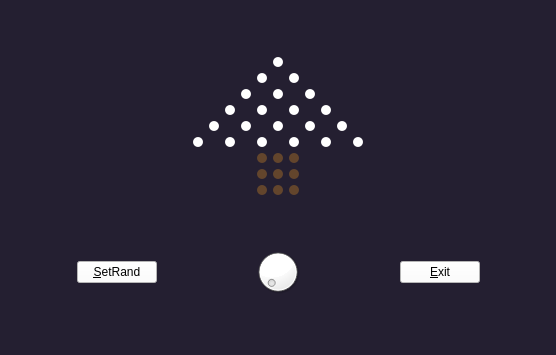
 <widget class="QWidget" name="MyForm">
  <property name="windowModality">
   <enum>Qt::NonModal</enum>
  </property>
  <property name="geometry">
   <rect>
    <x>0</x>
    <y>0</y>
    <width>556</width>
    <height>355</height>
   </rect>
  </property>
  <property name="acceptDrops">
   <bool>false</bool>
  </property>
  <property name="windowTitle">
   <string>Form</string>
  </property>
  <property name="autoFillBackground">
   <bool>false</bool>
  </property>
  <property name="styleSheet">
   <string notr="true">background-color: rgb(36, 31, 49);</string>
  </property>
  <layout class="QVBoxLayout" name="verticalLayout">
   <item>
    <layout class="QHBoxLayout" name="horizontalLayout_2">
     <item>
      <spacer name="horizontalSpacer_5">
       <property name="orientation">
        <enum>Qt::Horizontal</enum>
       </property>
       <property name="sizeHint" stdset="0">
        <size>
         <width>40</width>
         <height>20</height>
        </size>
       </property>
      </spacer>
     </item>
     <item>
      <layout class="QGridLayout" name="gridLayout">
       <item row="0" column="5">
        <widget class="MyQPushButton" name="pushButton_5">
         <property name="sizePolicy">
          <sizepolicy hsizetype="Fixed" vsizetype="Fixed">
           <horstretch>0</horstretch>
           <verstretch>0</verstretch>
          </sizepolicy>
         </property>
         <property name="styleSheet">
          <string notr="true"> background-color: white;
 

 border-radius:5px;

 max-width:10px;
 max-height:10px;
 min-width:10px;
 min-height:10px;</string>
         </property>
         <property name="text">
          <string/>
         </property>
        </widget>
       </item>
       <item row="1" column="4">
        <widget class="MyQPushButton" name="pushButton_4">
         <property name="sizePolicy">
          <sizepolicy hsizetype="Fixed" vsizetype="Fixed">
           <horstretch>0</horstretch>
           <verstretch>0</verstretch>
          </sizepolicy>
         </property>
         <property name="styleSheet">
          <string notr="true"> background-color: white;


 border-radius:5px;

 max-width:10px;
 max-height:10px;
 min-width:10px;
 min-height:10px;</string>
         </property>
         <property name="text">
          <string/>
         </property>
        </widget>
       </item>
       <item row="1" column="6">
        <widget class="MyQPushButton" name="pushButton_3">
         <property name="sizePolicy">
          <sizepolicy hsizetype="Fixed" vsizetype="Fixed">
           <horstretch>0</horstretch>
           <verstretch>0</verstretch>
          </sizepolicy>
         </property>
         <property name="styleSheet">
          <string notr="true"> background-color: white;


 border-radius:5px;

 max-width:10px;
 max-height:10px;
 min-width:10px;
 min-height:10px;</string>
         </property>
         <property name="text">
          <string/>
         </property>
        </widget>
       </item>
       <item row="2" column="3">
        <widget class="MyQPushButton" name="pushButton_7">
         <property name="sizePolicy">
          <sizepolicy hsizetype="Fixed" vsizetype="Fixed">
           <horstretch>0</horstretch>
           <verstretch>0</verstretch>
          </sizepolicy>
         </property>
         <property name="styleSheet">
          <string notr="true">background-color: white;
 border-radius:5px;
 max-width:10px;
 max-height:10px;
 min-width:10px;
 min-height:10px;</string>
         </property>
         <property name="text">
          <string/>
         </property>
        </widget>
       </item>
       <item row="2" column="5">
        <widget class="MyQPushButton" name="pushButton_16">
         <property name="sizePolicy">
          <sizepolicy hsizetype="Fixed" vsizetype="Fixed">
           <horstretch>0</horstretch>
           <verstretch>0</verstretch>
          </sizepolicy>
         </property>
         <property name="styleSheet">
          <string notr="true">background-color: white;
 border-radius:5px;
 max-width:10px;
 max-height:10px;
 min-width:10px;
 min-height:10px;</string>
         </property>
         <property name="text">
          <string/>
         </property>
        </widget>
       </item>
       <item row="2" column="7">
        <widget class="MyQPushButton" name="pushButton_14">
         <property name="sizePolicy">
          <sizepolicy hsizetype="Fixed" vsizetype="Fixed">
           <horstretch>0</horstretch>
           <verstretch>0</verstretch>
          </sizepolicy>
         </property>
         <property name="styleSheet">
          <string notr="true">background-color: white;
 border-radius:5px;
 max-width:10px;
 max-height:10px;
 min-width:10px;
 min-height:10px;</string>
         </property>
         <property name="text">
          <string/>
         </property>
        </widget>
       </item>
       <item row="3" column="2">
        <widget class="MyQPushButton" name="pushButton_23">
         <property name="sizePolicy">
          <sizepolicy hsizetype="Fixed" vsizetype="Fixed">
           <horstretch>0</horstretch>
           <verstretch>0</verstretch>
          </sizepolicy>
         </property>
         <property name="styleSheet">
          <string notr="true">background-color: white;
 border-radius:5px;
 max-width:10px;
 max-height:10px;
 min-width:10px;
 min-height:10px;</string>
         </property>
         <property name="text">
          <string/>
         </property>
        </widget>
       </item>
       <item row="3" column="4">
        <widget class="MyQPushButton" name="pushButton_13">
         <property name="sizePolicy">
          <sizepolicy hsizetype="Fixed" vsizetype="Fixed">
           <horstretch>0</horstretch>
           <verstretch>0</verstretch>
          </sizepolicy>
         </property>
         <property name="styleSheet">
          <string notr="true">background-color: white;
 border-radius:5px;
 max-width:10px;
 max-height:10px;
 min-width:10px;
 min-height:10px;</string>
         </property>
         <property name="text">
          <string/>
         </property>
        </widget>
       </item>
       <item row="3" column="6">
        <widget class="MyQPushButton" name="pushButton_6">
         <property name="sizePolicy">
          <sizepolicy hsizetype="Fixed" vsizetype="Fixed">
           <horstretch>0</horstretch>
           <verstretch>0</verstretch>
          </sizepolicy>
         </property>
         <property name="styleSheet">
          <string notr="true">background-color: white;
 border-radius:5px;
 max-width:10px;
 max-height:10px;
 min-width:10px;
 min-height:10px;</string>
         </property>
         <property name="text">
          <string/>
         </property>
        </widget>
       </item>
       <item row="3" column="8">
        <widget class="MyQPushButton" name="pushButton_15">
         <property name="sizePolicy">
          <sizepolicy hsizetype="Fixed" vsizetype="Fixed">
           <horstretch>0</horstretch>
           <verstretch>0</verstretch>
          </sizepolicy>
         </property>
         <property name="styleSheet">
          <string notr="true">background-color: white;
 border-radius:5px;
 max-width:10px;
 max-height:10px;
 min-width:10px;
 min-height:10px;</string>
         </property>
         <property name="text">
          <string/>
         </property>
        </widget>
       </item>
       <item row="4" column="1">
        <widget class="MyQPushButton" name="pushButton_12">
         <property name="sizePolicy">
          <sizepolicy hsizetype="Fixed" vsizetype="Fixed">
           <horstretch>0</horstretch>
           <verstretch>0</verstretch>
          </sizepolicy>
         </property>
         <property name="styleSheet">
          <string notr="true">background-color: white;
 border-radius:5px;
 max-width:10px;
 max-height:10px;
 min-width:10px;
 min-height:10px;</string>
         </property>
         <property name="text">
          <string/>
         </property>
        </widget>
       </item>
       <item row="4" column="3">
        <widget class="MyQPushButton" name="pushButton_11">
         <property name="sizePolicy">
          <sizepolicy hsizetype="Fixed" vsizetype="Fixed">
           <horstretch>0</horstretch>
           <verstretch>0</verstretch>
          </sizepolicy>
         </property>
         <property name="styleSheet">
          <string notr="true">background-color: white;
 border-radius:5px;
 max-width:10px;
 max-height:10px;
 min-width:10px;
 min-height:10px;</string>
         </property>
         <property name="text">
          <string/>
         </property>
        </widget>
       </item>
       <item row="4" column="5">
        <widget class="MyQPushButton" name="pushButton_10">
         <property name="sizePolicy">
          <sizepolicy hsizetype="Fixed" vsizetype="Fixed">
           <horstretch>0</horstretch>
           <verstretch>0</verstretch>
          </sizepolicy>
         </property>
         <property name="styleSheet">
          <string notr="true">background-color: white;
 border-radius:5px;
 max-width:10px;
 max-height:10px;
 min-width:10px;
 min-height:10px;</string>
         </property>
         <property name="text">
          <string/>
         </property>
        </widget>
       </item>
       <item row="4" column="7">
        <widget class="MyQPushButton" name="pushButton_19">
         <property name="sizePolicy">
          <sizepolicy hsizetype="Fixed" vsizetype="Fixed">
           <horstretch>0</horstretch>
           <verstretch>0</verstretch>
          </sizepolicy>
         </property>
         <property name="styleSheet">
          <string notr="true">background-color: white;
 border-radius:5px;
 max-width:10px;
 max-height:10px;
 min-width:10px;
 min-height:10px;</string>
         </property>
         <property name="text">
          <string/>
         </property>
        </widget>
       </item>
       <item row="4" column="9">
        <widget class="MyQPushButton" name="pushButton_9">
         <property name="sizePolicy">
          <sizepolicy hsizetype="Fixed" vsizetype="Fixed">
           <horstretch>0</horstretch>
           <verstretch>0</verstretch>
          </sizepolicy>
         </property>
         <property name="styleSheet">
          <string notr="true">background-color: white;
 border-radius:5px;
 max-width:10px;
 max-height:10px;
 min-width:10px;
 min-height:10px;</string>
         </property>
         <property name="text">
          <string/>
         </property>
        </widget>
       </item>
       <item row="5" column="0">
        <widget class="MyQPushButton" name="pushButton_24">
         <property name="sizePolicy">
          <sizepolicy hsizetype="Fixed" vsizetype="Fixed">
           <horstretch>0</horstretch>
           <verstretch>0</verstretch>
          </sizepolicy>
         </property>
         <property name="styleSheet">
          <string notr="true">background-color: white;
 border-radius:5px;
 max-width:10px;
 max-height:10px;
 min-width:10px;
 min-height:10px;</string>
         </property>
         <property name="text">
          <string/>
         </property>
        </widget>
       </item>
       <item row="5" column="2">
        <widget class="MyQPushButton" name="pushButton_17">
         <property name="sizePolicy">
          <sizepolicy hsizetype="Fixed" vsizetype="Fixed">
           <horstretch>0</horstretch>
           <verstretch>0</verstretch>
          </sizepolicy>
         </property>
         <property name="styleSheet">
          <string notr="true">background-color: white;
 border-radius:5px;
 max-width:10px;
 max-height:10px;
 min-width:10px;
 min-height:10px;</string>
         </property>
         <property name="text">
          <string/>
         </property>
        </widget>
       </item>
       <item row="5" column="4">
        <widget class="MyQPushButton" name="pushButton_18">
         <property name="sizePolicy">
          <sizepolicy hsizetype="Fixed" vsizetype="Fixed">
           <horstretch>0</horstretch>
           <verstretch>0</verstretch>
          </sizepolicy>
         </property>
         <property name="styleSheet">
          <string notr="true">background-color: white;
 border-radius:5px;
 max-width:10px;
 max-height:10px;
 min-width:10px;
 min-height:10px;</string>
         </property>
         <property name="text">
          <string/>
         </property>
        </widget>
       </item>
       <item row="5" column="6">
        <widget class="MyQPushButton" name="pushButton_21">
         <property name="sizePolicy">
          <sizepolicy hsizetype="Fixed" vsizetype="Fixed">
           <horstretch>0</horstretch>
           <verstretch>0</verstretch>
          </sizepolicy>
         </property>
         <property name="styleSheet">
          <string notr="true">background-color: white;
 border-radius:5px;
 max-width:10px;
 max-height:10px;
 min-width:10px;
 min-height:10px;</string>
         </property>
         <property name="text">
          <string/>
         </property>
        </widget>
       </item>
       <item row="5" column="8">
        <widget class="MyQPushButton" name="pushButton_20">
         <property name="sizePolicy">
          <sizepolicy hsizetype="Fixed" vsizetype="Fixed">
           <horstretch>0</horstretch>
           <verstretch>0</verstretch>
          </sizepolicy>
         </property>
         <property name="styleSheet">
          <string notr="true">background-color: white;
 border-radius:5px;
 max-width:10px;
 max-height:10px;
 min-width:10px;
 min-height:10px;</string>
         </property>
         <property name="text">
          <string/>
         </property>
        </widget>
       </item>
       <item row="5" column="10">
        <widget class="MyQPushButton" name="pushButton_25">
         <property name="sizePolicy">
          <sizepolicy hsizetype="Fixed" vsizetype="Fixed">
           <horstretch>0</horstretch>
           <verstretch>0</verstretch>
          </sizepolicy>
         </property>
         <property name="styleSheet">
          <string notr="true">background-color: white;
 border-radius:5px;
 max-width:10px;
 max-height:10px;
 min-width:10px;
 min-height:10px;</string>
         </property>
         <property name="text">
          <string/>
         </property>
        </widget>
       </item>
       <item row="6" column="5">
        <widget class="QPushButton" name="pushButton_22">
         <property name="styleSheet">
          <string notr="true">background-color: rgb(99, 69, 44);
 border-radius:5px;
 max-width:10px;
 max-height:10px;
 min-width:10px;
 min-height:10px;</string>
         </property>
         <property name="text">
          <string/>
         </property>
        </widget>
       </item>
       <item row="7" column="5">
        <widget class="QPushButton" name="pushButton_28">
         <property name="styleSheet">
          <string notr="true">background-color: rgb(99, 69, 44);
 border-radius:5px;
 max-width:10px;
 max-height:10px;
 min-width:10px;
 min-height:10px;</string>
         </property>
         <property name="text">
          <string/>
         </property>
        </widget>
       </item>
       <item row="8" column="5">
        <widget class="QPushButton" name="pushButton_31">
         <property name="styleSheet">
          <string notr="true">background-color: rgb(99, 69, 44);
 border-radius:5px;
 max-width:10px;
 max-height:10px;
 min-width:10px;
 min-height:10px;</string>
         </property>
         <property name="text">
          <string/>
         </property>
        </widget>
       </item>
       <item row="6" column="6">
        <widget class="QPushButton" name="pushButton_26">
         <property name="styleSheet">
          <string notr="true">background-color: rgb(99, 69, 44);
 border-radius:5px;
 max-width:10px;
 max-height:10px;
 min-width:10px;
 min-height:10px;</string>
         </property>
         <property name="text">
          <string/>
         </property>
        </widget>
       </item>
       <item row="7" column="6">
        <widget class="QPushButton" name="pushButton_29">
         <property name="styleSheet">
          <string notr="true">background-color: rgb(99, 69, 44);
 border-radius:5px;
 max-width:10px;
 max-height:10px;
 min-width:10px;
 min-height:10px;</string>
         </property>
         <property name="text">
          <string/>
         </property>
        </widget>
       </item>
       <item row="8" column="6">
        <widget class="QPushButton" name="pushButton_32">
         <property name="styleSheet">
          <string notr="true">background-color: rgb(99, 69, 44);
 border-radius:5px;
 max-width:10px;
 max-height:10px;
 min-width:10px;
 min-height:10px;</string>
         </property>
         <property name="text">
          <string/>
         </property>
        </widget>
       </item>
       <item row="6" column="4">
        <widget class="QPushButton" name="pushButton_8">
         <property name="styleSheet">
          <string notr="true">background-color: rgb(99, 69, 44);
 border-radius:5px;
 max-width:10px;
 max-height:10px;
 min-width:10px;
 min-height:10px;</string>
         </property>
         <property name="text">
          <string/>
         </property>
        </widget>
       </item>
       <item row="7" column="4">
        <widget class="QPushButton" name="pushButton_27">
         <property name="styleSheet">
          <string notr="true">background-color: rgb(99, 69, 44);
 border-radius:5px;
 max-width:10px;
 max-height:10px;
 min-width:10px;
 min-height:10px;</string>
         </property>
         <property name="text">
          <string/>
         </property>
        </widget>
       </item>
       <item row="8" column="4">
        <widget class="QPushButton" name="pushButton_30">
         <property name="styleSheet">
          <string notr="true">background-color: rgb(99, 69, 44);
 border-radius:5px;
 max-width:10px;
 max-height:10px;
 min-width:10px;
 min-height:10px;</string>
         </property>
         <property name="text">
          <string/>
         </property>
        </widget>
       </item>
      </layout>
     </item>
     <item>
      <spacer name="horizontalSpacer_6">
       <property name="orientation">
        <enum>Qt::Horizontal</enum>
       </property>
       <property name="sizeHint" stdset="0">
        <size>
         <width>40</width>
         <height>20</height>
        </size>
       </property>
      </spacer>
     </item>
    </layout>
   </item>
   <item>
    <layout class="QHBoxLayout" name="horizontalLayout">
     <item>
      <spacer name="horizontalSpacer_4">
       <property name="orientation">
        <enum>Qt::Horizontal</enum>
       </property>
       <property name="sizeHint" stdset="0">
        <size>
         <width>40</width>
         <height>20</height>
        </size>
       </property>
      </spacer>
     </item>
     <item>
      <widget class="MyQPushButton" name="pushButton_2">
       <property name="styleSheet">
        <string notr="true">background-color: rgb(255, 255, 255);</string>
       </property>
       <property name="text">
        <string>&amp;SetRand</string>
       </property>
      </widget>
     </item>
     <item>
      <spacer name="horizontalSpacer">
       <property name="orientation">
        <enum>Qt::Horizontal</enum>
       </property>
       <property name="sizeHint" stdset="0">
        <size>
         <width>40</width>
         <height>20</height>
        </size>
       </property>
      </spacer>
     </item>
     <item>
      <widget class="QDial" name="dial">
       <property name="styleSheet">
        <string notr="true">background-color: rgb(255, 255, 255);</string>
       </property>
       <property name="minimum">
        <number>1</number>
       </property>
       <property name="maximum">
        <number>8</number>
       </property>
      </widget>
     </item>
     <item>
      <spacer name="horizontalSpacer_2">
       <property name="orientation">
        <enum>Qt::Horizontal</enum>
       </property>
       <property name="sizeHint" stdset="0">
        <size>
         <width>40</width>
         <height>20</height>
        </size>
       </property>
      </spacer>
     </item>
     <item>
      <widget class="MyQPushButton" name="pushButton">
       <property name="enabled">
        <bool>true</bool>
       </property>
       <property name="styleSheet">
        <string notr="true">background-color: rgb(255, 255, 255);</string>
       </property>
       <property name="text">
        <string>&amp;Exit</string>
       </property>
      </widget>
     </item>
     <item>
      <spacer name="horizontalSpacer_3">
       <property name="orientation">
        <enum>Qt::Horizontal</enum>
       </property>
       <property name="sizeHint" stdset="0">
        <size>
         <width>40</width>
         <height>20</height>
        </size>
       </property>
      </spacer>
     </item>
    </layout>
   </item>
  </layout>
 </widget>
